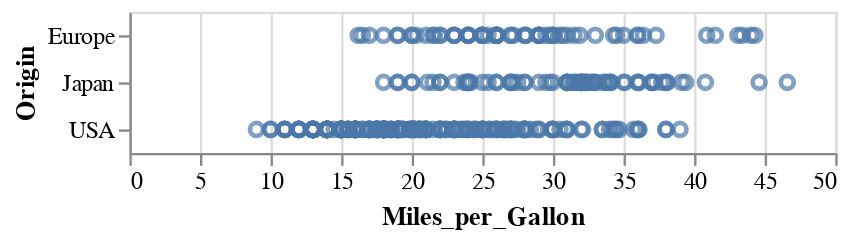

Here is the notebook cell this chart was saved with:
### Markdown cell above
The visualization can be made more interesting by adding another channel to the encoding: let's encode the `Miles_per_Gallon` as the `x` position:

### Code cell
alt.Chart(cars).mark_point().encode(
    y='Origin',
    x='Miles_per_Gallon'
)

### Figure 1 — Vega-Lite specification as saved in the notebook (floating-point values rounded to 4 significant figures; data arrays with more than 128 entries replaced by an {"elided": "..."} marker saying what was removed)
{"config": {"view": {"continuousWidth": 300, "continuousHeight": 300}}, "data": {"name": "data-583e73726c1545c56c203344161a975c"}, "mark": {"type": "point"}, "encoding": {"x": {"field": "Miles_per_Gallon", "type": "quantitative"}, "y": {"field": "Origin", "type": "nominal"}}, "$schema": "https://vega.github.io/schema/vega-lite/v5.20.1.json", "datasets": {"data-583e73726c1545c56c203344161a975c": {"elided": "406 records"}}}
